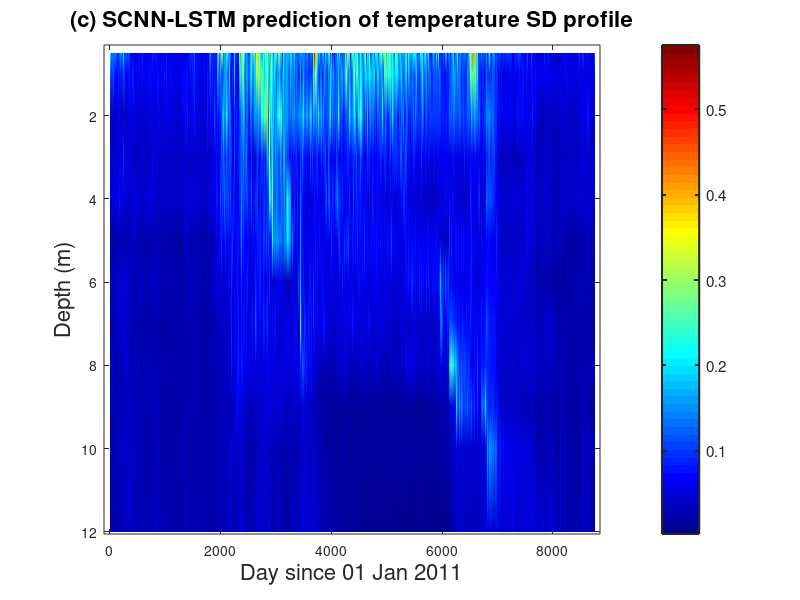

Here is the MATLAB script that generated this plot: (Note: this script raises an error after producing the figure.)
% Data Preprocessing
close all;
clc;
clear;

% Read data
data = xlsread('SCNN_SD.csv', 'C3:N8762'); % Read temperature data
% Assume data is a 2D matrix
maxValue = max(data(:)); % Get the maximum value of data
minValue = min(data(:)); % Get the minimum value of data

% Output results
disp(['Maximum value: ', num2str(maxValue)]);
disp(['Minimum value: ', num2str(minValue)]);

y = xlsread('SCNN_SD.csv', 'A3:A8762'); % Optional additional data reading
Tem = data; % Temperature data
x = 1:8760; % Time
year = [0.5, 1, 2, 3, 4, 5, 6, 7, 8, 9, 10, 12]; % Depth

% Adjust grid coordinates to fit the input requirements of pcolor
[X, Y] = meshgrid(x, year); % Generate grid
figure(1);
% Draw pseudocolor plot
h = pcolor(X, Y, Tem'); % Transpose Tem to align with the grid of X and Y
set(gcf, 'Position', [200, 50, 600, 380]);

shading interp;
colormap(jet);

% Set axis
axis([-100 8850 0.3 12.05]); % Axis range
set(gca, 'YDir', 'reverse'); % Reverse depth axis
xlabel('Day since 01 Jan 2011', 'FontSize', 16);
ylabel('Depth (m)', 'FontSize', 16);
title('(c) SCNN-LSTM prediction of temperature SD profile', 'FontSize', 16);

% Draw colorbar
h = colorbar; % Get colorbar handle
set(h, 'FontSize', 11, 'LineWidth', 1.5); % Set font size and line width for the colorbar
h.Position = [0.880, 0.13, 0.045, 0.8];   % Set colorbar position
caxis([0.000, 0.6]); % Set color range

% Adjust colorbar ticks
ticks = h.Ticks; % Get colorbar ticks
tickLabels = arrayfun(@(x) sprintf('%.3f', x), ticks, 'UniformOutput', false); % Format ticks to 3 decimal places
h.TickLabels = tickLabels;

% Remove extra white margins
set(gca, 'LooseInset', [0.02, 0.02, 0.135, 0.02]);

% Set axis tick style
ax = gca;
ax.TickLength = [0.005, 0.00];
ax.XTick = [1000, 2000, 3000, 4000, 5000, 6000, 7000, 8000];
ax.YTick = [0, 2, 4, 6, 8, 10, 12];
set(gca, 'FontName', 'Arial', 'FontSize', 15, 'LineWidth', 1.5);